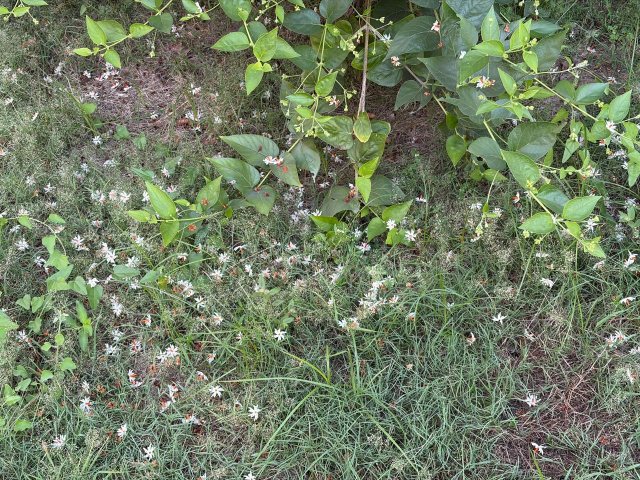
#> input picture app/src/main/assets/FlowerCounting.jpeg, 1280 x 960 px (shown at 1/2 size)
$ python tune_flower_counter.py ../app/src/main/assets/FlowerCounting.jpeg
#> lines starting #> are read from the running program, lines starting #| are printed output that depends on the picture; after the words box and inside, x2 and y2 are one past the last pixel; in counts of white or black regions, pixels touching at a corner belong together
"""
Flower Counter
Himanshu S Mazumdar
Dharmsinh Desai University, Nadiad, INDIA

Desktop mirror of the Android FlowerCounter pipeline, used to pick sensible
default slider values from a sample photo before trying them on a phone.

Usage:
    pip install opencv-python numpy
    python tune_flower_counter.py path/to/photo.jpg            # parameter sweep
    python tune_flower_counter.py path/to/photo.jpg --render   # writes *_result.jpg / *_mask.png

Keep this in sync with app/src/main/java/com/flowercounter/FlowerCounter.kt.
"""
import argparse
import os

import cv2

WORKING_LONG_SIDE = 1280


def thresholds(sensitivity):
    """Slider 0..100 -> (minimum brightness V, maximum saturation S)."""
    return int(240 - 0.8 * sensitivity), int(20 + 0.7 * sensitivity)


def ellipse(k):
    return cv2.getStructuringElement(cv2.MORPH_ELLIPSE, (k, k))


def count(img, sensitivity=60, min_area=60, blur=1, open_k=None, close_k=5,
          circ=0.5, conv=0.7, inert=0.3, max_area=5000):
    if open_k is None:
        open_k = open_kernel_for(min_area)
    scale = WORKING_LONG_SIDE / max(img.shape[:2])
    if scale < 1:
        img = cv2.resize(img, None, fx=scale, fy=scale, interpolation=cv2.INTER_AREA)

    v_min, s_max = thresholds(sensitivity)
    hsv = cv2.cvtColor(img, cv2.COLOR_BGR2HSV)
    mask = cv2.inRange(hsv, (0, 0, v_min), (179, s_max, 255))
    mask = cv2.morphologyEx(mask, cv2.MORPH_CLOSE, ellipse(close_k))
    if blur > 0:
        k = blur * 2 + 1
        mask = cv2.GaussianBlur(mask, (k, k), 0)
        _, mask = cv2.threshold(mask, 127, 255, cv2.THRESH_BINARY)
    mask = cv2.morphologyEx(mask, cv2.MORPH_OPEN, ellipse(open_k))

    # Same as the app: the Android Java API can't set blobColor, so detect dark blobs
    # on an inverted mask.
    p = cv2.SimpleBlobDetector_Params()
    p.minThreshold, p.maxThreshold, p.thresholdStep = 127, 128, 1
    p.minRepeatability = 1
    p.minDistBetweenBlobs = 2
    p.filterByColor = True
    p.filterByArea, p.minArea, p.maxArea = True, min_area, max_area
    p.filterByCircularity, p.minCircularity = True, circ
    p.filterByConvexity, p.minConvexity = True, conv
    p.filterByInertia, p.minInertiaRatio = True, inert
    keypoints = cv2.SimpleBlobDetector_create(p).detect(cv2.bitwise_not(mask))
    return img, mask, keypoints


def open_kernel_for(min_area):
    k = min(max(int(min_area ** 0.5), 3), 15)
    return k - 1 if k % 2 == 0 else k


def estimate_clusters(mask, keypoints, min_area):
    """Large blobs with no keypoint are usually touching flowers; estimate them by area."""
    n, labels, stats, _ = cv2.connectedComponentsWithStats(mask, connectivity=8)
    if n <= 1 or not keypoints:
        return 0, []
    h, w = labels.shape
    hit = set()
    for kp in keypoints:
        x = min(max(int(kp.pt[0]), 0), w - 1)
        y = min(max(int(kp.pt[1]), 0), h - 1)
        hit.add(int(labels[y, x]))
    hit.discard(0)
    single_areas = sorted(int(stats[i, cv2.CC_STAT_AREA]) for i in hit)
    if not single_areas:
        return 0, []
    # Small detections are often partially hidden flowers, so the 90th percentile
    # is a better stand-in for "one whole flower" than the median.
    flower_area = max(single_areas[int(len(single_areas) * 0.9)], min_area)
    flowers_in = {}
    for label in range(1, n):
        if label in hit:
            continue
        k = int(round(stats[label, cv2.CC_STAT_AREA] / flower_area))
        if k >= 2:
            flowers_in[label] = k
    contours, _ = cv2.findContours(mask, cv2.RETR_EXTERNAL, cv2.CHAIN_APPROX_SIMPLE)
    clusters = [c for c in contours if int(labels[c[0][0][1], c[0][0][0]]) in flowers_in]
    return sum(flowers_in.values()), clusters


def render(img, keypoints, clusters=(), extra=0):
    out = img.copy()
    cv2.drawContours(out, list(clusters), -1, (0, 165, 255), 2)
    for kp in keypoints:
        r = max(int(kp.size / 2) + 4, 8)
        cv2.circle(out, (int(kp.pt[0]), int(kp.pt[1])), r, (0, 0, 255), 2)
    cv2.putText(out, f"Count: {len(keypoints) + extra}", (20, 50),
                cv2.FONT_HERSHEY_SIMPLEX, 1.5, (0, 0, 255), 3)
    return out


def main():
    ap = argparse.ArgumentParser()
    ap.add_argument("image")
    ap.add_argument("--render", action="store_true")
    ap.add_argument("--sensitivity", type=int, default=60)
    ap.add_argument("--min-area", type=int, default=60)
    ap.add_argument("--blur", type=int, default=1)
    ap.add_argument("--open", type=int, default=None, help="default: derived from --min-area like the app")
    args = ap.parse_args()

    img = cv2.imread(args.image)
#> img is the input picture: shape (960, 1280, 3); mean B, G, R 98.5, 124.6, 111.8
    if img is None:
        raise SystemExit(f"Cannot read {args.image}")

    if args.render:
        small, mask, kps = count(img, args.sensitivity, args.min_area, args.blur, args.open)
        extra, clusters = estimate_clusters(mask, kps, args.min_area)
        base = os.path.splitext(args.image)[0]
        cv2.imwrite(base + "_result.jpg", render(small, kps, clusters, extra))
        cv2.imwrite(base + "_mask.png", mask)
        print(f"blobs={len(kps)} clusterExtra={extra} total={len(kps) + extra} -> {base}_result.jpg")
        return

    for open_k in (5, 7, 9):
        for sens in (40, 50, 60, 70):
            row = []
            for a, b in ((40, 1), (60, 0), (60, 1), (100, 1)):
                _, mask, kps = count(img, sens, a, b, open_k)
                extra, _ = estimate_clusters(mask, kps, a)
                row.append(f"{len(kps)}+{extra}")
            print(f"open {open_k} sens {sens} (minArea,blur) 40/1 60/0 60/1 100/1 -> blobs+clusters {row}")
#> this loop made 3 passes
#> pass 1, in count, `mask = cv2.inRange(hsv, (0, 0, v_min), (179, s_max, 255))`:
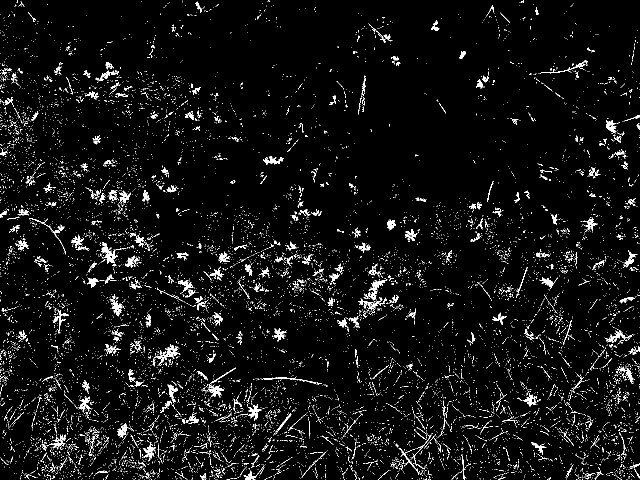
#> mask: shape (960, 1280) (shown at 1/2 size); 4.5% white in thin lines or dots
#> pass 1, in count, `mask = cv2.morphologyEx(mask, cv2.MORPH_CLOSE, ellipse(close_k))`:
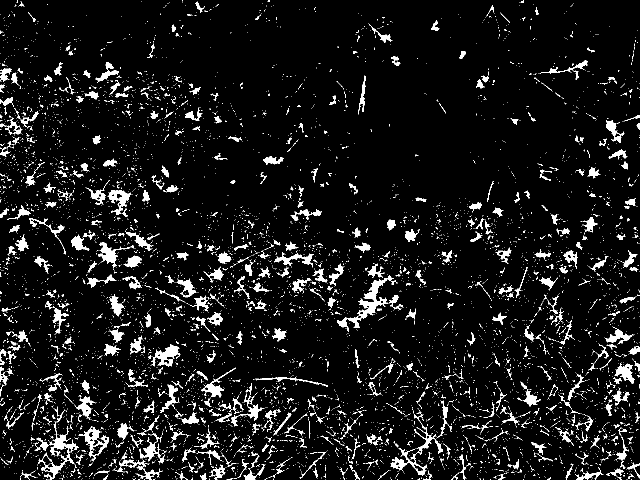
#> mask: shape (960, 1280) (shown at 1/2 size); 7.3% white; 6771 white regions (6187 under 20 px), largest, box (x1, y1, x2, y2) and area: (674, 550, 795, 664) 2290, (69, 843, 158, 960) 2038, (781, 823, 886, 952) 1667
#> pass 1, in count, `mask = cv2.GaussianBlur(mask, (k, k), 0)`:
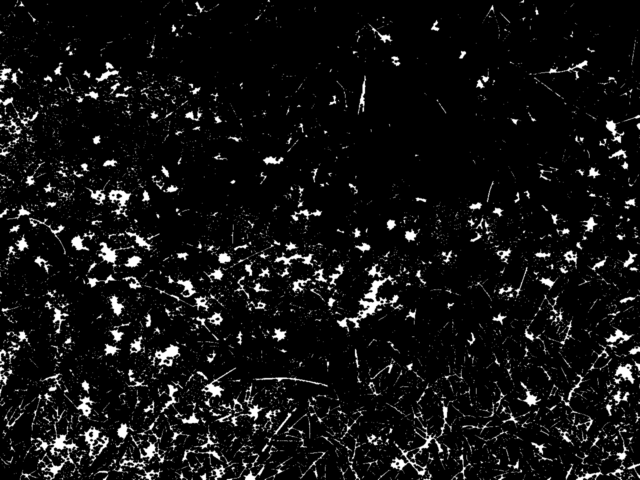
#> mask: shape (960, 1280) (shown at 1/2 size); min 0, max 255, mean 18.7
#> after the loop:
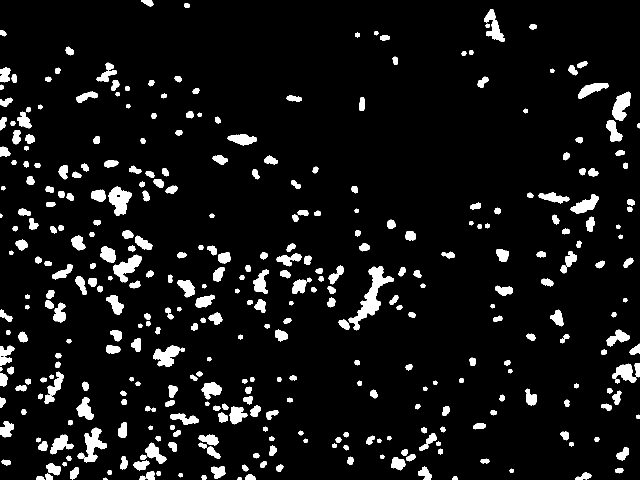
#> mask: shape (960, 1280) (shown at 1/2 size); 7.1% white; 374 white regions, largest, box (x1, y1, x2, y2) and area: (697, 532, 788, 661) 3088, (217, 373, 264, 432) 1602, (168, 855, 214, 925) 1533


if __name__ == "__main__":
    main()
